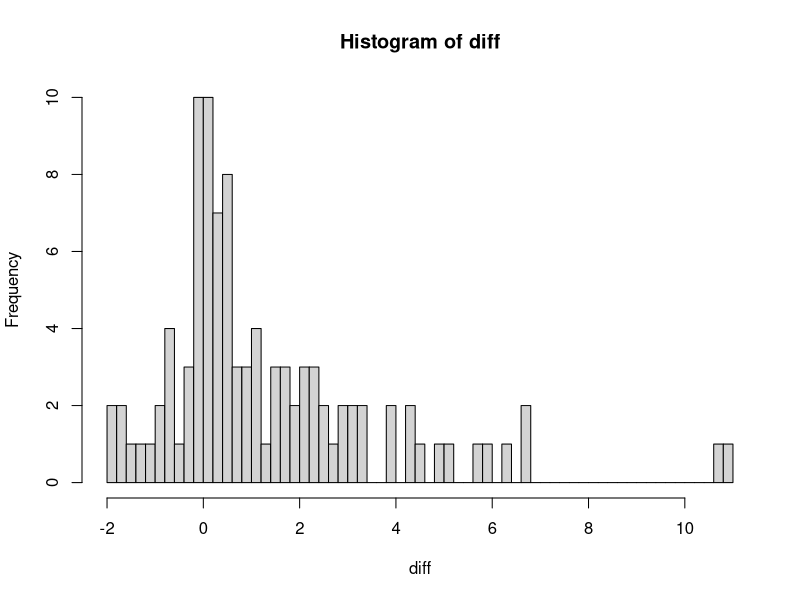
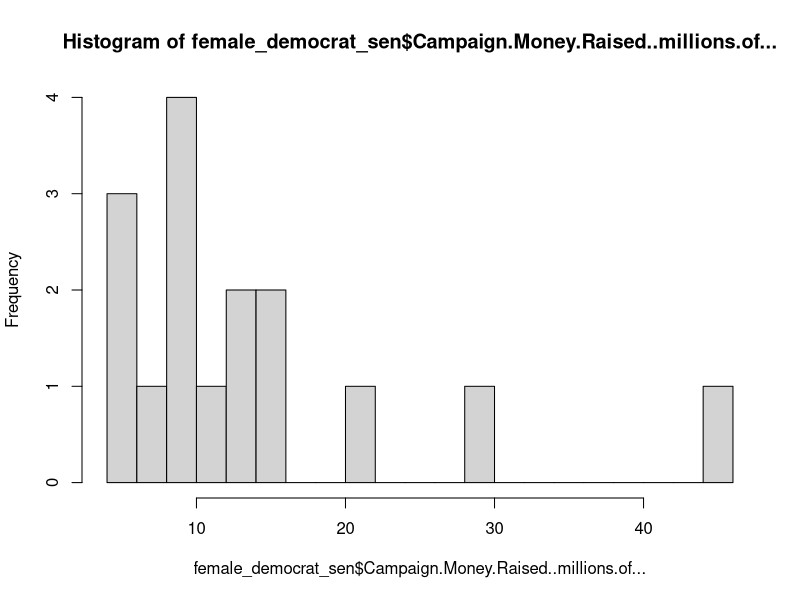
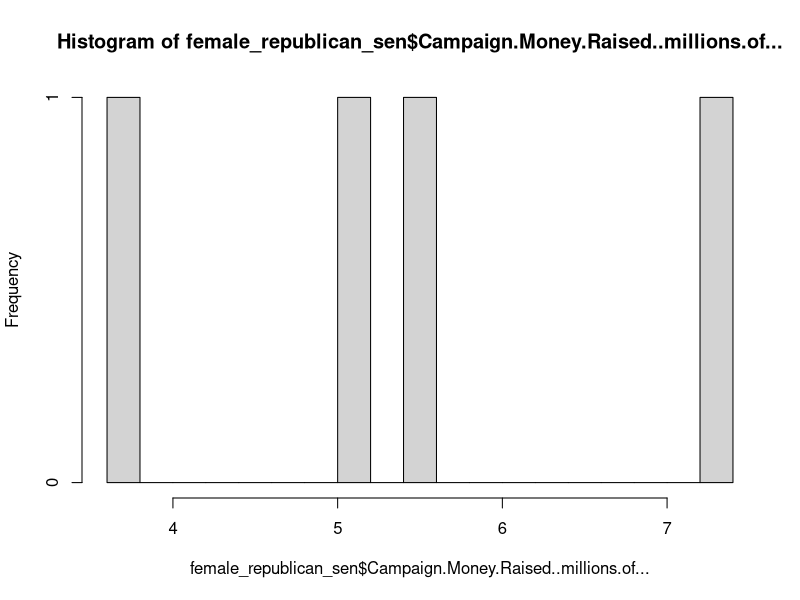
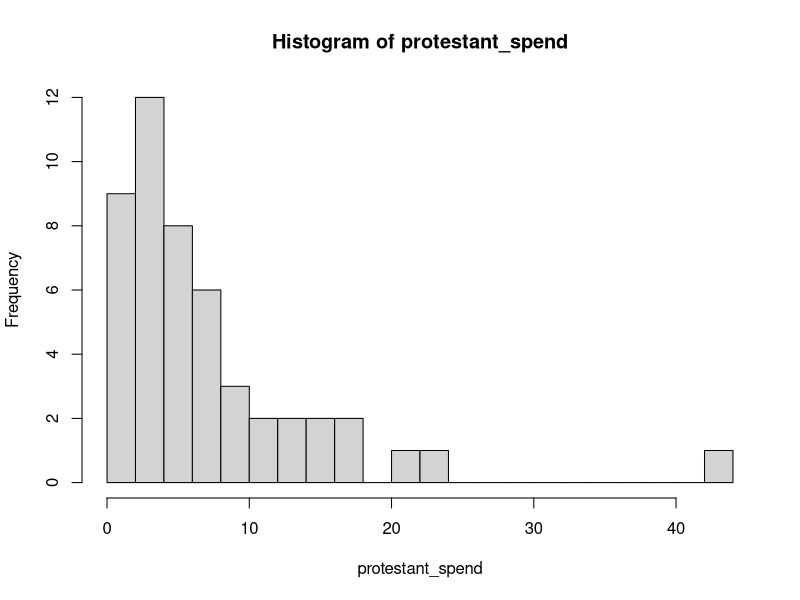
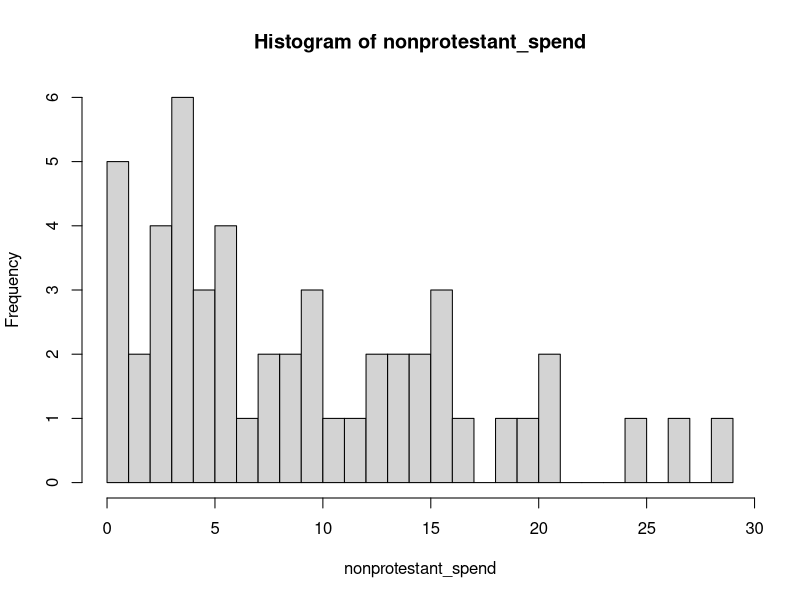

Source code (R) for these figures, in order:
setwd("C:/Users/K/Desktop/Berkeley/00_Academics/01_2017 Summer/W203 STATS/week09")
#closeAllConnections()
#rm(list=ls())

data = read.csv("united_states_senate_2014_v2.csv")
summary(data)
head(data)

#######################################################################################################
# Room 1: Is there a difference between the amount of money a senator raises and the amount spent? ####
#######################################################################################################

# dependent test --------------------------------------------------------------------------
# There is a clear pairing in this case. 
# Each senator corresponds to one measurement of money raised and one of moeny spent

# step 1: hypothesis is that there is no difference between the amount of money spent 
# and raised for a senator

# step 2: Make sure that test's assumption are met
# confirmed a normality for the difference in two vectors

raised  = data$Campaign.Money.Raised..millions.of...
spent = data$Campaign.Money.Spent..millions.of...
diff = raised - spent

hist(diff, breaks = 50) # confirm normality of the difference

# step 3: check the statistical significance

t.test(raised, spent, paired = T)

# or 

t.test(diff)


##########################################################################################################
# Room 2: Do female Democratic senators raise more or less money than female Republican senators? ########
##########################################################################################################

### step 1: State hypothesis
# this is not paired well and sample size is small. Let's use Wilcoxon rank-sum test
# null hypothesis is there is no difference between two group means
                                               
table(data$Party)
### step 2: Confirm assumptions:
library(dplyr)
female_democrat_sen = data %>%
  filter(Party == 'Democrat', Gender == 'Female') %>% 
  select(Campaign.Money.Raised..millions.of...)
# this is only 16 samples

class(female_democrat_sen)

hist(female_democrat_sen$Campaign.Money.Raised..millions.of..., breaks = 20)

female_republican_sen = data %>%
  filter(Party == 'Republican', Gender == 'Female') %>% 
  select(Campaign.Money.Raised..millions.of...)
# this is only 4 samples

hist(female_republican_sen$Campaign.Money.Raised..millions.of..., breaks = 20)

# step 3: Check the statistical significance:
wilcox.test(Campaign.Money.Raised..millions.of... ~ Party, data = data[data$Gender == "Female",])

########################################################################################################
# Room 3: Do protestant Senators spend more or less money than non-protestant senators? ################
########################################################################################################

### step1: state hypothesis
# there is no difference between two group means
# the two groups are not paird and sample sizes are large enough, thus do independent t-test

### step2: confirm assumptions

table(data$Religion) # Protestant, # non-Protestant
protestant_spend = data$Campaign.Money.Spent..millions.of...[data$Religion == 'Protestant']
nonprotestant_spend = data$Campaign.Money.Spent..millions.of...[data$Religion != 'Protestant']

hist(protestant_spend, breaks = 20)
hist(nonprotestant_spend, breaks = 20)

### step3: check the statistical significance

t.test(protestant_spend, nonprotestant_spend)

t.test(data$Campaign.Money.Spent..millions.of... ~ data$Religion == "Protestant")



########################################################################################################
# Room 4: Does the NRA prefer male senators or female senators? ########################################
########################################################################################################



